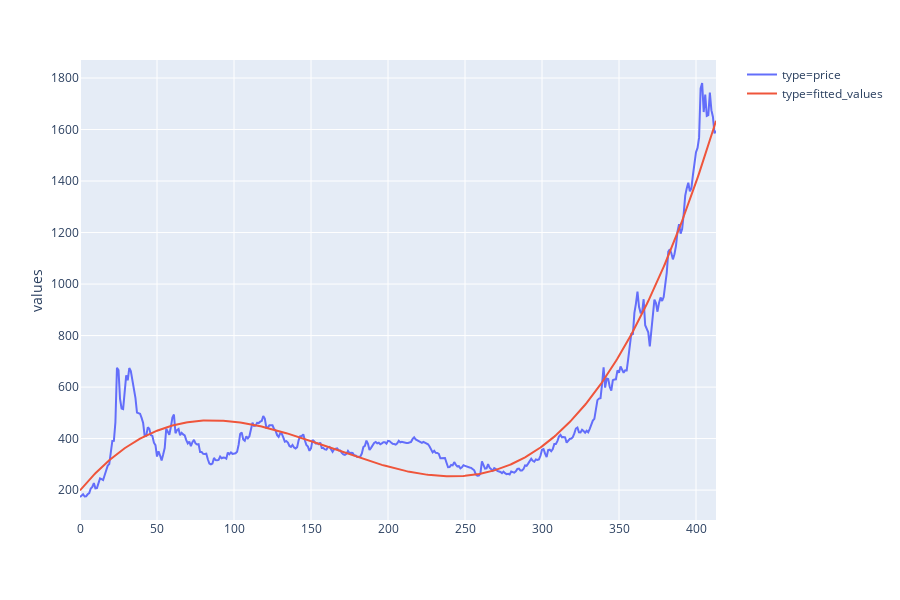

The cell this chart's notebook holds for it:
### Code cell
df_new = pd.DataFrame({'values' : list(train_data['Price'])+list(train_data['fitted_values']), 'type' : list(['price']*len(train_data)+["fitted_values"]*len(train_data))})
fig = px.line(df_new, y="values", color='type')
fig.show()

### Figure 1 — Plotly figure (JSON) as saved in the notebook; plotly's stock layout.template omitted (floating-point values rounded to 4 significant figures; data arrays with more than 128 entries replaced by an {"elided": "..."} marker saying what was removed)
{"data": [{"hoverlabel": {"namelength": 0}, "hovertemplate": "type=price<br>values=%{y}", "legendgroup": "type=price", "line": {"color": "#636efa", "dash": "solid"}, "mode": "lines", "name": "type=price", "showlegend": true, "type": "scatter", "xaxis": "x", "y": {"elided": "414 float values"}, "yaxis": "y"}, {"hoverlabel": {"namelength": 0}, "hovertemplate": "type=fitted_values<br>values=%{y}", "legendgroup": "type=fitted_values", "line": {"color": "#EF553B", "dash": "solid"}, "mode": "lines", "name": "type=fitted_values", "showlegend": true, "type": "scatter", "xaxis": "x", "y": {"elided": "414 float values"}, "yaxis": "y"}], "layout": {"height": 600, "legend": {"tracegroupgap": 0}, "margin": {"t": 60}, "xaxis": {"anchor": "y", "domain": [0, 0.98]}, "yaxis": {"anchor": "x", "domain": [0, 1], "title": {"text": "values"}}}}
